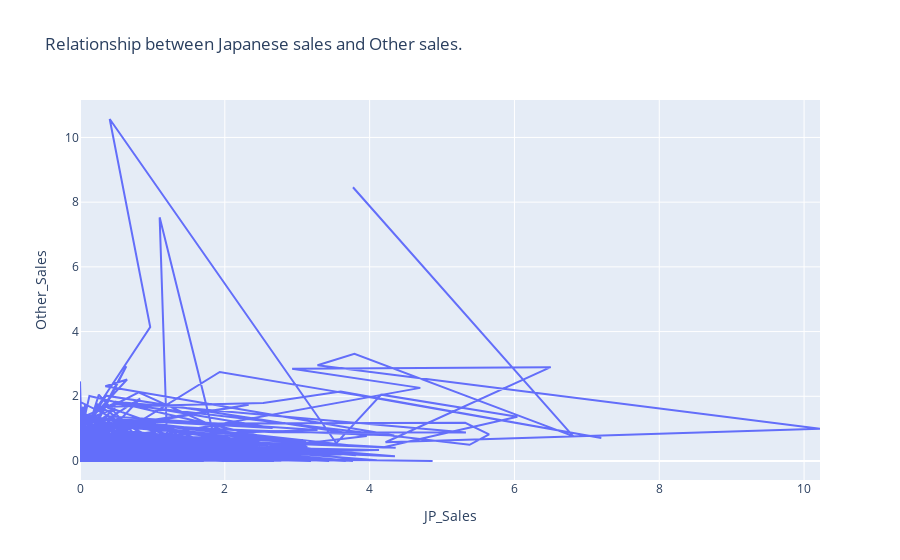

The cell this chart's notebook holds for it:
### Code cell
fig.show()

### Figure 1 — Plotly figure (JSON) as saved in the notebook; plotly's stock layout.template omitted (floating-point values rounded to 4 significant figures; data arrays with more than 128 entries replaced by an {"elided": "..."} marker saying what was removed)
{"data": [{"type": "scatter", "x": {"elided": "16291 float values"}, "y": {"elided": "16291 float values"}}], "layout": {"title": {"text": "Relationship between Japanese sales and Other sales."}, "xaxis": {"title": {"text": "JP_Sales"}}, "yaxis": {"title": {"text": "Other_Sales"}}}}
